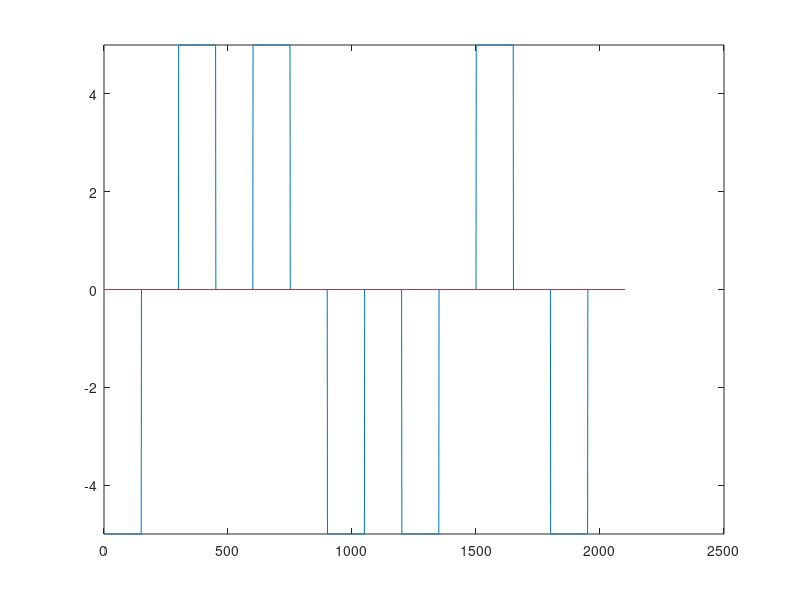

The MATLAB script that drew this image:
#PolarRZ : Rule
#bit 0 : Negative to zero
#bit 1 : Positive to zero

data =[0 1 1 0 0 1 0];
#substitute one point to 200
point=300;
half=150;
signal =zeros(length(data)*point);

k=1;
for i=1:length(data)
  if data(i)==1
    for j=1:half
      signal(k)=5;
      k=k+1;
    endfor
    for j=1:half
      signal(k)=0;
      k=k+1;
    endfor
  else
    for j=1:half
      signal(k)=-5;
      k=k+1;
    endfor
    for j=1:half
      signal(k)=0;
      k=k+1;
    endfor
  endif
endfor

plot(signal);

ylim([-5 5]);


